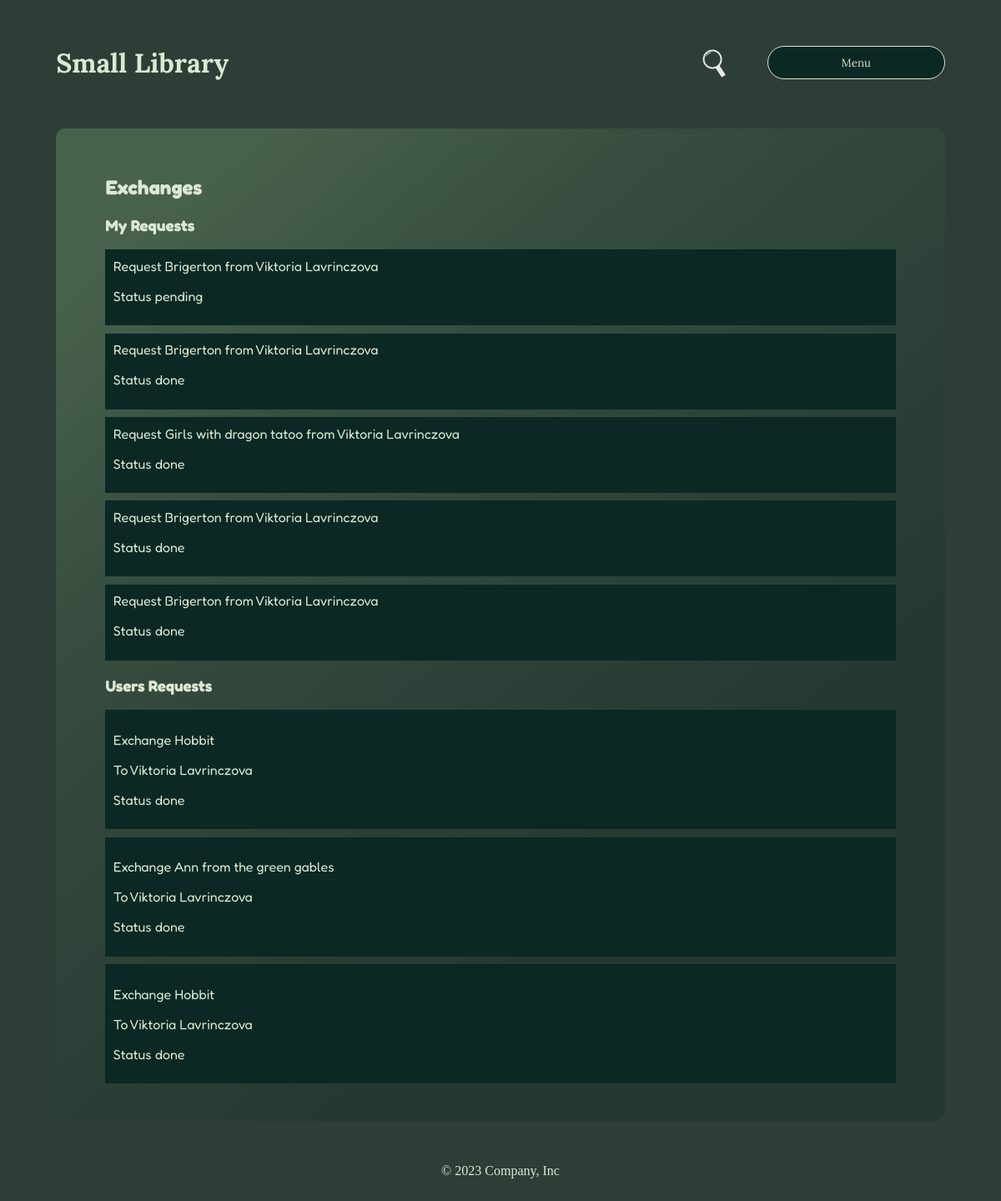
/user/1/exchange_history (signed in), run on the app's committed database.
### myapp/core/models/exchange.py (models this page shows, shortened)
class Exchange(db.Model):
    __tablename__ = 'exchange'
    id = db.Column(db.Integer, primary_key=True)
    user_id = db.Column(db.Integer, db.ForeignKey('user.id'))
    book_id = db.Column(db.Integer, db.ForeignKey('book.id'))
    requester_id = db.Column(db.Integer, db.ForeignKey('user.id'))
    status = db.Column(db.String(20), nullable=False, default='pending')
    created_date = db.Column(db.DateTime, default=datetime.utcnow)
    accepted_date = db.Column(db.DateTime)
    return_date = db.Column(db.DateTime)

### myapp/core/models/book.py (models this page shows, shortened)
class Book(db.Model):
    __tablename__ = 'book'
    id = db.Column(db.Integer, primary_key=True)
    title = db.Column(db.String(50), nullable=True)
    author = db.Column(db.String(20))
    year_of_publication = db.Column(db.String(5))
    about = db.Column(db.String)
    owner = db.Column(db.Integer)
    user_id = db.Column(db.Integer, db.ForeignKey('user.id'))
    genre_id = db.Column(db.Integer, db.ForeignKey('genre.id'), nullable=True, default=None)

### myapp/core/models/user.py (models this page shows, shortened)
class User(UserMixin, db.Model):
    __tablename__ = 'user'
    id = db.Column(db.Integer, primary_key=True)
    name = db.Column(db.String(50), nullable=True)
    email = db.Column(db.String(260), nullable=True, unique=True)
    psw = db.Column(db.String(50), nullable=True)
    place = db.Column(db.String(32), nullable=True)
    user_photo = db.Column(db.String(50), default='default.png')
    books = db.relationship('Book', backref='user', uselist=True)

### myapp/core/routes/user.py (the view)
@users.route(f'{base_url}/<int:user_id>/exchange_history')
@login_required
def user_exchange_history_view(user_id):
    template = f'{template_path}/exchange_history.html'
    data = user_exchange_history_func(user_id)
    return render_template(
        template, users=data[0], books=data[1], users_requests=data[2],
        my_requests=data[3], user_id=user_id
    )

### myapp/__init__.py (called while the page is built)
def create_app(config_file_path):
    app = Flask(__name__)
    app.config.from_pyfile(config_file_path)
    db.init_app(app)
    migrate.init_app(app, db, render_as_batch=True)
    login_manager = LoginManager(app, db)
    @login_manager.user_loader
    def load_user(user_id):
        return User.query.get(user_id)
    admin = Admin(app, name="Small Lib", template_mode='bootstrap4', endpoint='admin', index_view=DashBoardView())
    admin.add_view(ModelView(User, db.session, name='Users'))
    admin.add_view(MyModelView(Book, db.session, name='Books'))
    admin.add_view(MyModelView(Genre, db.session, name='Genre'))
    admin.add_view(MyModelView(Exchange, db.session, name='Exchange'))
    app.register_blueprint(main)
    app.register_blueprint(users)
    app.register_blueprint(auth)
    app.register_blueprint(books)
    return app

### myapp/core/functions/user.py (called while the page is built)
def query_to_db_all():
    return User.query.all(), Book.query.all()

def user_exchange_history_func(user_id):
    db_query = query_to_db_all()
    my_requests = Exchange.query.filter_by(requester_id=user_id).order_by(Exchange.created_date.desc())
    users_requests = Exchange.query.filter_by(user_id=user_id).order_by(Exchange.created_date.desc())
    return db_query[0], db_query[1], users_requests, my_requests

### myapp/templates/pages/user/exchange_history.html (shortened to what this page needs)
{% extends "base.html" %}
{% block content %}
<div>
    <h2>Exchanges</h2>
    <div>
        <h3>My Requests</h3>
        <div>
            {% for request in my_requests %}
                <div style="background-color: #0b2824; padding: 1%; margin-bottom: 1%;">
                    Request {{ books[request.book_id - 1].title }}
                    from {{ users[request.user_id - 1].name }}
                    <p>Status {{ request.status }}</p>
                </div>
            {% endfor %}
        </div>
    </div>
    <div>
        <h3>Users Requests</h3>
        {% for users_request in users_requests %}
            <div style="background-color: #0b2824; padding: 1%; margin-bottom: 1%;">
                <div>
                    <p>Exchange {{ books[users_request.book_id - 1].title }}</p>
                    <p>To {{ users[users_request.requester_id - 1].name }}</p>
                    <p>Status {{ users_request.status }}</p>
                </div>
            </div>
        {% endfor %}
    </div>
</div>
{% endblock %}

### myapp/templates/base.html (shortened to what this page needs)
<!DOCTYPE html>
<html lang="en">
<head>
    {% include 'base_part/css.html' %}
</head>
<body class="font-color">
<header>{% include 'base_part/header.html' %}</header>
<div id="main">
    {% block content %}{% endblock %}
</div>
<footer>{% include 'base_part/footer.html' %}</footer>
</body>
</html>

### myapp/templates/base_part/css.html (shortened to what this page needs)
<link rel="stylesheet" href="{{url_for('static',filename='css/main.css')}}">
<link rel="stylesheet" href="{{url_for('static',filename='css/user-page.css')}}">
<link rel="stylesheet" href="{{url_for('static',filename='css/user-settings.css')}}">
<link rel="stylesheet" href="{{url_for('static',filename='css/book.css')}}">
<link rel="stylesheet" href="{{url_for('static',filename='css/style.css')}}">
<link rel="stylesheet" href="{{url_for('static',filename='css/style-min.css')}}">

### myapp/templates/base_part/header.html (shortened to what this page needs)
<a href="/" id="title-logo" class="font-color"><h1>Small Library</h1></a>
<div id="nav-menu" class="font-color">
    <a href="/search" id="nav-menu-a"><img src="{{url_for('static',filename='img/svg/loupe.svg')}}"></a>
    <div id="nav-auth">
        {% if current_user.is_authenticated %}
        <div id="dropdown">
            <button class="font-color main-color btn" id="dropdown-btn">Menu</button>
        </div>
        {% else %}
        <div id="login-div">
            <a href="/login" class="btn main-color ">Login</a>
            <a href="/registration" class="btn main-color">Sign-up</a>
        </div>
        {% endif %}
    </div>
</div>

### myapp/templates/base_part/footer.html
<p class="">© 2023 Company, Inc</p>

### myapp/static/css/main.css (style rules this page uses)
#main { padding: 3% 5%; margin: 1% 5%; border-radius: 1%; font-family: 'Fredoka', sans-serif; }

### myapp/static/css/style.css (style rules this page uses)
body { background-color: #2d3e36; }
#main { background: linear-gradient(140deg, rgba(72,97,76,1) 10%, rgba(54,77,63,1) 30%, rgba(36,57,50,1) 70%); }
.font-color { color: #dbe8d4; }
.main-color { background-color: #0b2824; }
a { color: #dbe8d4; text-decoration: none; }
.btn { border: 1px solid; padding: 5%; font-family: 'Lora', serif; }
header { font-family: 'Lora', serif; padding: 2% 5%; display: flex; justify-content: space-between; align-items: center; }
#nav-menu { width: 50%; display: flex; align-items: center; justify-content: flex-end; }
#nav-menu-a { width: 20%; margin-right: 2%; display: flex; justify-content: center; }
#nav-menu img { width: 70%; }
#nav-auth { width: 40% }
#dropdown { width: 100% }
#dropdown-btn { border: 1px solid; border-color: #dbe8d4;; width: 100%; border-radius: 25px; }
footer { padding: 2% 5%; display: flex; flex-direction: column; align-items: center; }

### data on the page
Exchange: status "pending"
Book: title "Brigerton"
User: name "Viktoria Lavrinczova"
Exchange: status "done"
Exchange: status "done"
Book: title "Girls with dragon tatoo"
Exchange: status "done"
Exchange: status "done"
Exchange: status "done"
Book: title "Hobbit"
Exchange: status "done"
Book: title "Ann from the green gables"
Exchange: status "done"
